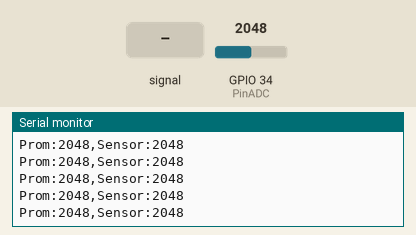
Recording of a sketch running on a simulated ESP32. Shown: the last lines printed to the serial monitor. The inputs (shaded band) are chosen by the test bench; at power-on: GPIO 34 (PinADC) = 2048.

Above: at 1.2 s.
1.3 s: GPIO 34 (PinADC) fed a 200 Hz sine of ±327 counts around its level
At 1.33 s:
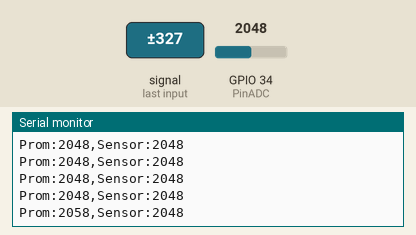
2.8 s: GPIO 34 (PinADC) set to 2866
At 2.81 s:
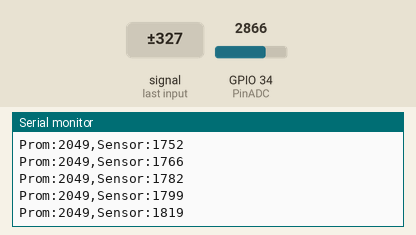
4.3 s: GPIO 34 (PinADC) fed a 1000 Hz sine of ±1023 counts around its level
At 4.35 s:
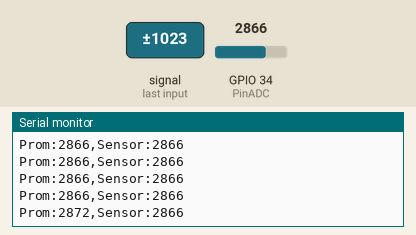
5.8 s: GPIO 34 (PinADC) set to 3603
At 5.83 s:
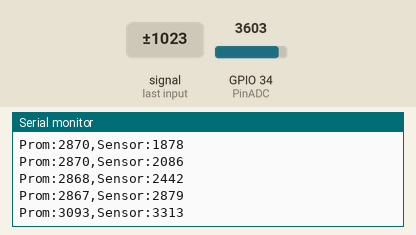
Timing chart, 0 to 8.3 s (numbered marks = the images above; inputs shaded):
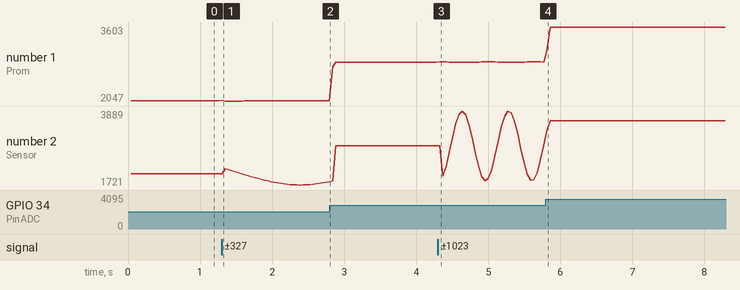

The sketch:

AnaloglInput3.ino
```cpp
/*
 *Universidad Nacional Autónoma de México
 *Facultad de Ciencias
 *Licenciatura en Ciencias de la Computación
 *Seminario de Ciencias de la Computación A: Introducción al Internet de las Cosas
 *
 *Escrito por: M. en I. Valente Vázquez Velázquez
 *Última modificación: 1-enero-2023
 *https://sites.google.com/ciencias.unam.mx/introduccion-iot-fc/inicio
*/

#define PinADC 34 //Defino pin

void setup() {
  Serial.begin(115200);     //Inicializo comunicación serial
  pinMode(PinADC, INPUT);   //Declaro al pin como entrada
}

void loop() {
  int sensor = analogRead(PinADC);  //Guardo en una variable la lectura del pin
  int prom = media(400, PinADC);     //Guardo en una variable el resultado de la función media
  Serial.print("Prom:");
  Serial.print(prom);               //Imprimo el valor de la variable "prom"
  Serial.print(",");
  Serial.print("Sensor:");
  Serial.println(sensor);           //Imprimo el valor de la variable "sensor"
}

//Función media(número de datos, pin de entrada)
int media(int data_number, int pin) {
  int value = 0;
  for (int i = 0; i < data_number; i++) {
    value = analogRead(pin) + value;
  }
  value /= data_number;
  return value;
}
```

Measured:
- after the input at 1.3 s, the serial monitor: prints a new line at once (image 1)
- after the input at 4.3 s, the serial monitor: prints a new line at once (image 3)
- plotted number 1: 2048 → 2049 after the input at 1.3 s, 2049 → 2866 after the input at 2.8 s, 2866 → 2867 after the input at 4.3 s
- plotted number 2: 2048 → 1819 after the input at 1.3 s, 1819 → 2866 after the input at 2.8 s, 2866 → 2879 after the input at 4.3 s
